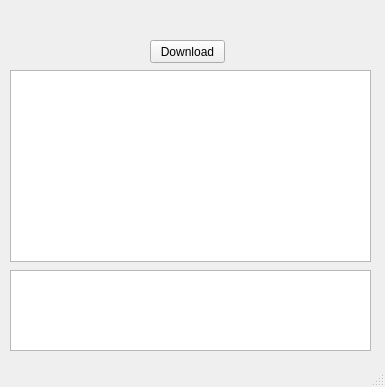
<?xml version="1.0" encoding="UTF-8"?>
<ui version="4.0">
 <class>ParserWindow</class>
 <widget class="QMainWindow" name="ParserWindow">
  <property name="geometry">
   <rect>
    <x>0</x>
    <y>0</y>
    <width>385</width>
    <height>387</height>
   </rect>
  </property>
  <property name="windowTitle">
   <string>ParserWindow</string>
  </property>
  <widget class="QWidget" name="centralWidget">
   <widget class="QTextEdit" name="textEdit">
    <property name="geometry">
     <rect>
      <x>10</x>
      <y>70</y>
      <width>361</width>
      <height>192</height>
     </rect>
    </property>
   </widget>
   <widget class="QTextEdit" name="mailEdit">
    <property name="geometry">
     <rect>
      <x>10</x>
      <y>270</y>
      <width>361</width>
      <height>81</height>
     </rect>
    </property>
   </widget>
   <widget class="QPushButton" name="Download">
    <property name="geometry">
     <rect>
      <x>150</x>
      <y>40</y>
      <width>75</width>
      <height>23</height>
     </rect>
    </property>
    <property name="text">
     <string>Download</string>
    </property>
   </widget>
   <widget class="QWidget" name="layoutWidget">
    <property name="geometry">
     <rect>
      <x>13</x>
      <y>10</y>
      <width>361</width>
      <height>22</height>
     </rect>
    </property>
    <layout class="QHBoxLayout" name="horizontalLayout">
     <item>
      <widget class="QLabel" name="label">
       <property name="text">
        <string>URL:</string>
       </property>
      </widget>
     </item>
     <item>
      <widget class="QLineEdit" name="urlLineEdit">
       <property name="text">
        <string>http://pmg.org.ru/nehe/index.html</string>
       </property>
      </widget>
     </item>
    </layout>
   </widget>
  </widget>
  <widget class="QStatusBar" name="statusBar"/>
 </widget>
 <layoutdefault spacing="6" margin="11"/>
 <resources/>
 <connections/>
</ui>
